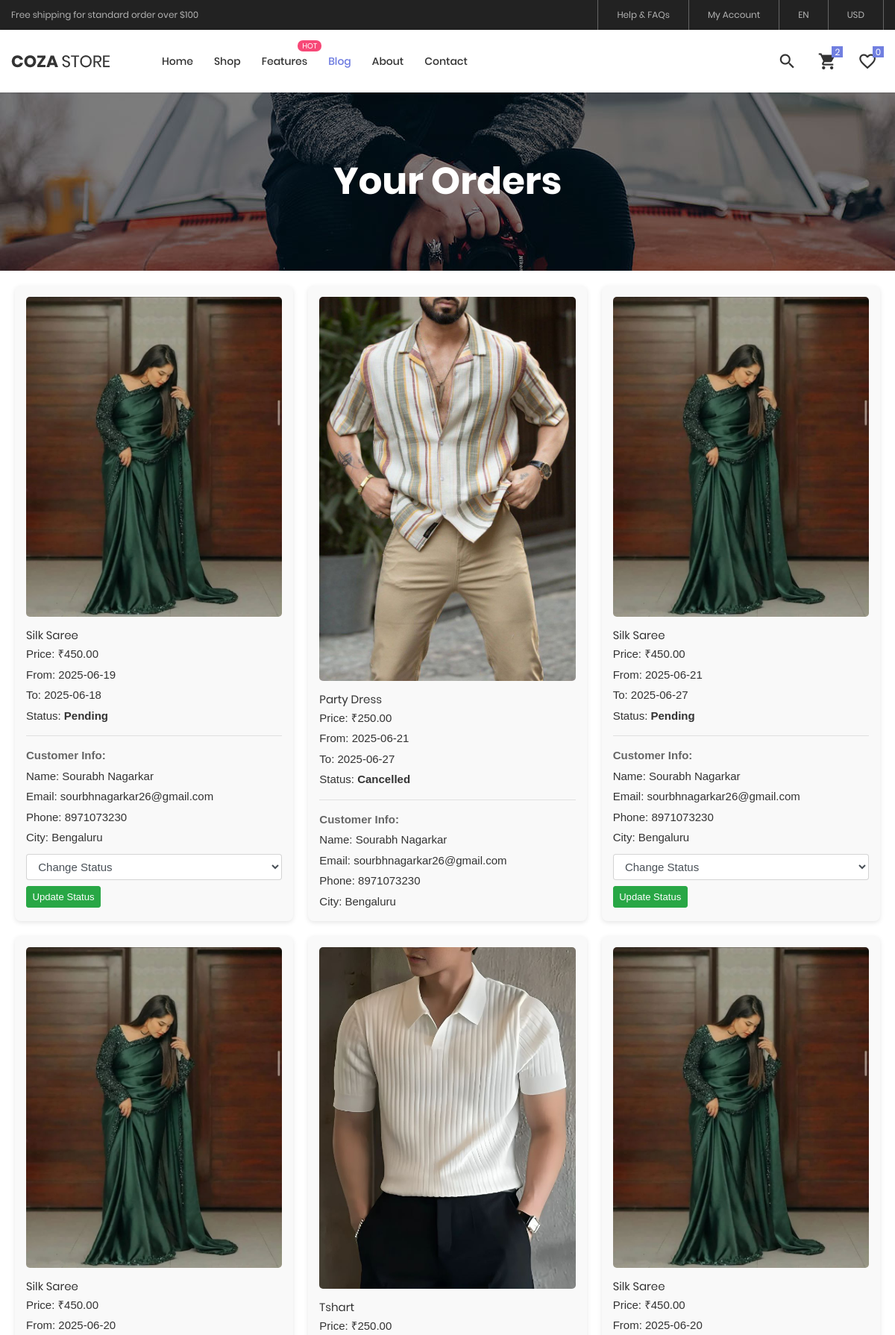
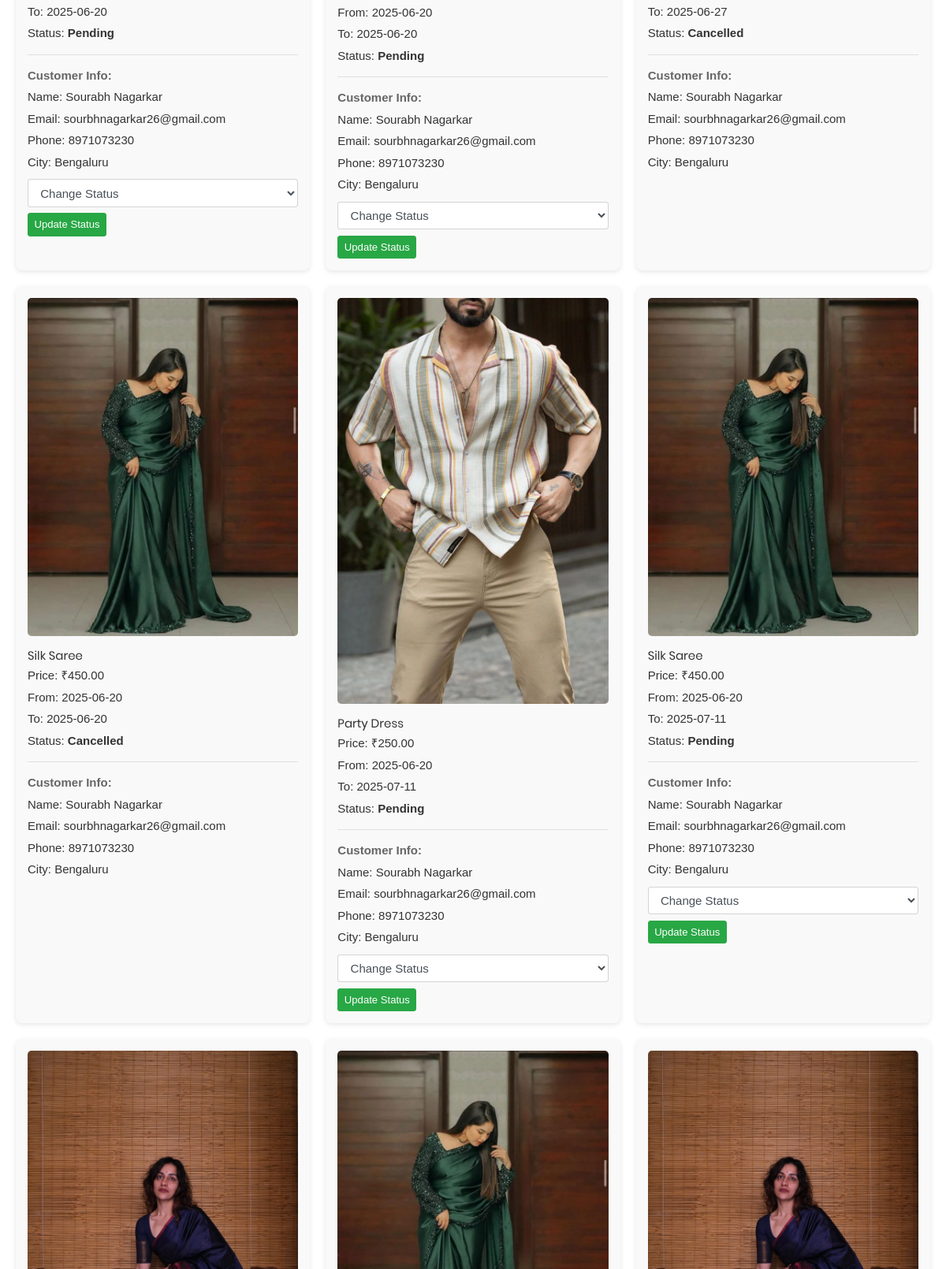
Page /OutfitOn/view_order_vendor.php (signed in, upper part) on the committed database (2 pictures, top to bottom).
### tables this page shows
CREATE TABLE `orders` (
  `id` int(11) NOT NULL,
  `user_id` int(11) DEFAULT NULL,
  `vendor_id` int(11) DEFAULT NULL,
  `cloth_id` int(11) DEFAULT NULL,
  `name` varchar(255) DEFAULT NULL,
  `price` decimal(10,2) DEFAULT NULL,
  `photo` varchar(255) DEFAULT NULL,
  `payment_method` varchar(20) DEFAULT NULL,
  `address` text DEFAULT NULL,
  `city` varchar(100) DEFAULT NULL,
  `state` varchar(100) DEFAULT NULL,
  `phone` varchar(20) DEFAULT NULL,
  `email` varchar(100) DEFAULT NULL,
  `status` varchar(50) DEFAULT NULL,
  `tdate` date DEFAULT NULL,
  `created_at` timestamp NOT NULL DEFAULT current_timestamp(),
  `fdate` date DEFAULT NULL
);

CREATE TABLE `clothes` (
  `id` int(11) NOT NULL,
  `name` varchar(100) NOT NULL,
  `description` text NOT NULL,
  `category` varchar(50) NOT NULL,
  `size` varchar(20) NOT NULL,
  `price` decimal(10,2) NOT NULL,
  `photo` varchar(255) NOT NULL,
  `user_id` int(11) NOT NULL,
  `vendor_id` int(11) DEFAULT NULL
);

CREATE TABLE `users` (
  `id` int(11) NOT NULL,
  `email` varchar(100) NOT NULL,
  `name` varchar(100) NOT NULL,
  `phone` varchar(15) NOT NULL,
  `address` text NOT NULL,
  `state` varchar(100) NOT NULL,
  `city` varchar(100) NOT NULL,
  `password` varchar(255) NOT NULL
);

### OutfitOn/view_order_vendor.php (the view, shortened to what this page needs)
<!DOCTYPE html>
<html lang="en">
<head>
	<link rel="stylesheet" type="text/css" href="vendor/bootstrap/css/bootstrap.min.css">
	<link rel="stylesheet" type="text/css" href="fonts/font-awesome-4.7.0/css/font-awesome.min.css">
	<link rel="stylesheet" type="text/css" href="fonts/iconic/css/material-design-iconic-font.min.css">
	<link rel="stylesheet" type="text/css" href="fonts/linearicons-v1.0.0/icon-font.min.css">
	<link rel="stylesheet" type="text/css" href="vendor/animate/animate.css">
	<link rel="stylesheet" type="text/css" href="vendor/css-hamburgers/hamburgers.min.css">
	<link rel="stylesheet" type="text/css" href="vendor/animsition/css/animsition.min.css">
	<link rel="stylesheet" type="text/css" href="vendor/select2/select2.min.css">
	<link rel="stylesheet" type="text/css" href="vendor/perfect-scrollbar/perfect-scrollbar.css">
	<link rel="stylesheet" type="text/css" href="css/util.css">
	<link rel="stylesheet" type="text/css" href="css/main.css">
</head>
<body class="animsition">
	<header class="header-v4">
		<div class="container-menu-desktop">
			<div class="top-bar">
				<div class="content-topbar flex-sb-m h-full container">
					<div class="left-top-bar">
						Free shipping for standard order over $100
					</div>
					<div class="right-top-bar flex-w h-full">
						<a href="#" class="flex-c-m trans-04 p-lr-25">
							Help & FAQs
						</a>
						<a href="#" class="flex-c-m trans-04 p-lr-25">
							My Account
						</a>
						<a href="#" class="flex-c-m trans-04 p-lr-25">
							EN
						</a>
						<a href="#" class="flex-c-m trans-04 p-lr-25">
							USD
						</a>
					</div>
				</div>
			</div>
			<div class="wrap-menu-desktop how-shadow1">
				<nav class="limiter-menu-desktop container">
					<a href="#" class="logo">
						<img src="images/icons/logo-01.png" alt="IMG-LOGO">
					</a>
					<div class="menu-desktop">
						<ul class="main-menu">
							<li>
								<a href="index.html">Home</a>
							</li>
							<li>
								<a href="product.html">Shop</a>
							</li>
							<li class="label1" data-label1="hot">
								<a href="shoping-cart.html">Features</a>
							</li>
							<li class="active-menu">
								<a href="blog.html">Blog</a>
							</li>
							<li>
								<a href="about.html">About</a>
							</li>
							<li>
								<a href="contact.html">Contact</a>
							</li>
						</ul>
					</div>
					<div class="wrap-icon-header flex-w flex-r-m">
						<div class="icon-header-item cl2 hov-cl1 trans-04 p-l-22 p-r-11 js-show-modal-search">
							<i class="zmdi zmdi-search"></i>
						</div>
						<div class="icon-header-item cl2 hov-cl1 trans-04 p-l-22 p-r-11 icon-header-noti js-show-cart" data-notify="2">
							<i class="zmdi zmdi-shopping-cart"></i>
						</div>
						<a href="#" class="icon-header-item cl2 hov-cl1 trans-04 p-l-22 p-r-11 icon-header-noti" data-notify="0">
							<i class="zmdi zmdi-favorite-outline"></i>
						</a>
					</div>
				</nav>
			</div>
		</div>
	</header>
	<section class="bg-img1 txt-center p-lr-15 p-tb-92" style="background-image: url('images/bg-02.jpg');">
		<h2 class="ltext-105 cl0 txt-center">
			Your Orders
		</h2>
	</section>
<div class="order-grid">
<?php
$conn = connectdb();
$vendor_id = $_SESSION['vendor_id'];
$sql = "SELECT o.*,
               c.name AS cloth_name, c.description AS cloth_description,
               c.category AS cloth_category, c.size AS cloth_size,
               c.photo AS cloth_photo, c.price AS cloth_price,
               u.name AS customer_name, u.email AS customer_email,
               u.phone AS customer_phone, u.city AS customer_city
        FROM orders o
        JOIN clothes c ON o.cloth_id = c.id
        JOIN users u ON o.user_id = u.id
        WHERE o.vendor_id = ?
        ORDER BY o.created_at DESC";
$stmt = $conn->prepare($sql);
$stmt->bind_param("i", $vendor_id);
$stmt->execute();
$result = $stmt->get_result();
if ($result && $result->num_rows > 0) {
    while ($row = $result->fetch_assoc()) {
        echo '
        <div class="order-card">
            <img src="' . htmlspecialchars($row['cloth_photo']) . '" alt="PRODUCT">
            <div class="order-details">
                <a class="stext-116 cl8 hov-cl1 trans-04">' . htmlspecialchars($row['cloth_name']) . '</a>
                <span>Price: ₹' . number_format($row['cloth_price'], 2) . '</span>
                <span>From: ' . $row['fdate'] . '</span>
                <span>To: ' . $row['tdate'] . '</span>
                <span>Status: <strong>' . ucfirst($row['status']) . '</strong></span>
                <hr>
                <strong>Customer Info:</strong>
                <span>Name: ' . htmlspecialchars($row['customer_name']) . '</span>
                <span>Email: ' . htmlspecialchars($row['customer_email']) . '</span>
                <span>Phone: ' . htmlspecialchars($row['customer_phone']) . '</span>
                <span>City: ' . htmlspecialchars($row['customer_city']) . '</span>';
        if (in_array(strtolower($row['status']), ['pending', 'approved'])) {
            echo '
                <form action="update_order_status.php" method="POST">
                    <input type="hidden" name="order_id" value="' . $row['id'] . '">
                    <select name="new_status" class="form-control" required>
                        <option value="">Change Status</option>
                        <option value="approved">Approved</option>
                        <option value="shipped">Shipped</option>
                        <option value="completed">Completed</option>
                        <option value="cancelled">Cancelled</option>
                    </select>
                    <button type="submit" class="btn btn-success btn-sm mt-2">Update Status</button>
                </form>';
        }
        echo '</div></div>';
    }
} else {
    echo '<p>No orders received yet.</p>';
}
?>
</div>
</body>
</html>

### OutfitOn/css/main.css (style rules this page uses)
.container { max-width: 1380px; }
@media (max-width: 1600px) { .container { max-width: 1200px; } }
.container-menu-desktop { height: auto; width: 100%; position: relative; -webkit-transition: all 0.3s; -o-transition: all 0.3s; -moz-transition: all 0.3s; transition: all 0.3s; }
.header-v4 .container-menu-desktop { height: 124px; }
.top-bar { height: 40px; background-color: #222; }
.left-top-bar { font-family: Poppins-Regular; font-size: 12px; line-height: 1.8; color: #b2b2b2; }
.right-top-bar a { font-family: Poppins-Regular; font-size: 12px; line-height: 1.8; height: 100%; color: #b2b2b2; border-right: 1px solid rgba(255,255,255,0.3); }
.right-top-bar a:first-child { border-left: 1px solid rgba(255,255,255,0.3); }
.wrap-menu-desktop { position: fixed; z-index: 1100; background-color: transparent; width: 100%; height: 84px; top: 40px; left: 0px; -webkit-transition: height 0.3s, background-color 0.3s; -o-transition: height 0.3s, background-color 0.3s; -moz-transition: height 0.3s, background-color 0.3s; transition: height 0.3s, background-color 0.3s; }
.header-v4 .wrap-menu-desktop { background-color: #fff; }
.limiter-menu-desktop { height: 100%; display: -webkit-box; display: -webkit-flex; display: -moz-box; display: -ms-flexbox; display: flex; align-items: center; background-color: transparent; }
.logo { display: -webkit-box; display: -webkit-flex; display: -moz-box; display: -ms-flexbox; display: flex; align-items: center; height: 65%; margin-right: 55px; }
.logo img { max-width: 100%; max-height: 100%; }
.menu-desktop { display: -webkit-box; display: -webkit-flex; display: -moz-box; display: -ms-flexbox; display: flex; align-items: center; height: 100%; }
.main-menu { list-style-type: none; margin: 0; display: -webkit-box; display: -webkit-flex; display: -moz-box; display: -ms-flexbox; display: flex; align-items: center; }
.main-menu > li { display: block; position: relative; padding: 20px 10px 20px 0px; margin: 0px 4px 0px 14px; }
.main-menu > li > a { font-family: Poppins-Medium; font-size: 14px; color: #333; padding: 5px 0px; transition: all 0.4s; -webkit-transition: all 0.4s; -o-transition: all 0.4s; -moz-transition: all 0.4s; }
.wrap-icon-header { flex-grow: 1; }
.icon-header-item { position: relative; font-size: 26px; line-height: 1; cursor: pointer; }
.icon-header-noti::after { content: attr(data-notify); font-family: Poppins-Regular; font-size: 12px; color: #fff; line-height: 15px; text-align: center; display: block; position: absolute; top: -7px; right: 0; min-width: 15px; height: 15px; padding: 0 3px; background-color: #717fe0; }
.main-menu > li.active-menu > a { color: #6c7ae0; }
.cl0 { color: #fff; }
.cl2 { color: #333; }
.cl8 { color: #555; }
.stext-116 { font-family: Poppins-Regular; font-size: 15px; line-height: 1.266667; }
.ltext-105 { font-family: Poppins-Bold; font-size: 50px; line-height: 1.1; }
.bg-img1 { background-size: cover; background-position: center center; background-repeat: no-repeat; }
.label1 { position: relative; }
.label1::after { content: attr(data-label1); font-family: Poppins-Regular; font-size: 10px; line-height: 15px; color: #fff; text-transform: uppercase; text-align: center; display: block; position: absolute; top: 3px; right: -9px; height: 15px; min-width: 32px; border-radius: 7px; padding: 0 4px; background-color: #f74877; }
.how-shadow1 { box-shadow: 0 0px 3px 0px rgba(0,0,0,0.2); -moz-box-shadow: 0 0px 3px 0px rgba(0,0,0,0.2); -webkit-box-shadow: 0 0px 3px 0px rgba(0,0,0,0.2); -o-box-shadow: 0 0px 3px 0px rgba(0,0,0,0.2); -ms-box-shadow: 0 0px 3px 0px rgba(0,0,0,0.2); }

### OutfitOn/view_order_vendor.php (style rules this page uses)
.order-grid { display: grid; grid-template-columns: repeat(auto-fit, minmax(300px, 1fr)); gap: 20px; padding: 20px; }
.order-card { background-color: #f9f9f9; border-radius: 8px; overflow: hidden; box-shadow: 0 2px 6px rgba(0,0,0,0.1); padding: 15px; transition: transform 0.3s ease; }
.order-card img { width: 100%; border-radius: 5px; }
.order-card .order-details { padding-top: 10px; }
.order-card .order-details span, .order-card .order-details a { display: block; margin-top: 5px; color: #333; }
.order-card form { margin-top: 10px; }

### rows in the picture
orders: cloth.photo (picture), cloth.name "Silk Saree", cloth.price "450.00", fdate "2025-06-19", tdate "2025-06-18", status "Pending", user.name "Sourabh Nagarkar", user.email "sourbhnagarkar26@gmail.com", user.phone "8971073230", user.city "Bengaluru"
orders: cloth.photo (picture), cloth.name "Party Dress", cloth.price "250.00", fdate "2025-06-21", tdate "2025-06-27", status "Cancelled", user.name "Sourabh Nagarkar", user.email "sourbhnagarkar26@gmail.com", user.phone "8971073230", user.city "Bengaluru"
orders: cloth.photo (picture), cloth.name "Silk Saree", cloth.price "450.00", fdate "2025-06-21", tdate "2025-06-27", status "Pending", user.name "Sourabh Nagarkar", user.email "sourbhnagarkar26@gmail.com", user.phone "8971073230", user.city "Bengaluru"
orders: cloth.photo (picture), cloth.name "Silk Saree", cloth.price "450.00", fdate "2025-06-20", tdate "2025-06-20", status "Pending", user.name "Sourabh Nagarkar", user.email "sourbhnagarkar26@gmail.com", user.phone "8971073230", user.city "Bengaluru"
orders: cloth.photo (picture), cloth.name "Tshart", cloth.price "250.00", fdate "2025-06-20", tdate "2025-06-20", status "Pending", user.name "Sourabh Nagarkar", user.email "sourbhnagarkar26@gmail.com", user.phone "8971073230", user.city "Bengaluru"
orders: cloth.photo (picture), cloth.name "Silk Saree", cloth.price "450.00", fdate "2025-06-20", tdate "2025-06-27", status "Cancelled", user.name "Sourabh Nagarkar", user.email "sourbhnagarkar26@gmail.com", user.phone "8971073230", user.city "Bengaluru"
orders: cloth.photo (picture), cloth.name "Silk Saree", cloth.price "450.00", fdate "2025-06-20", tdate "2025-06-20", status "Cancelled", user.name "Sourabh Nagarkar", user.email "sourbhnagarkar26@gmail.com", user.phone "8971073230", user.city "Bengaluru"
orders: cloth.photo (picture), cloth.name "Party Dress", cloth.price "250.00", fdate "2025-06-20", tdate "2025-07-11", status "Pending", user.name "Sourabh Nagarkar", user.email "sourbhnagarkar26@gmail.com", user.phone "8971073230", user.city "Bengaluru"
orders: cloth.photo (picture), cloth.name "Silk Saree", cloth.price "450.00", fdate "2025-06-20", tdate "2025-07-11", status "Pending", user.name "Sourabh Nagarkar", user.email "sourbhnagarkar26@gmail.com", user.phone "8971073230", user.city "Bengaluru"
orders: cloth.photo (picture)
orders: cloth.photo (picture)
orders: cloth.photo (picture)
